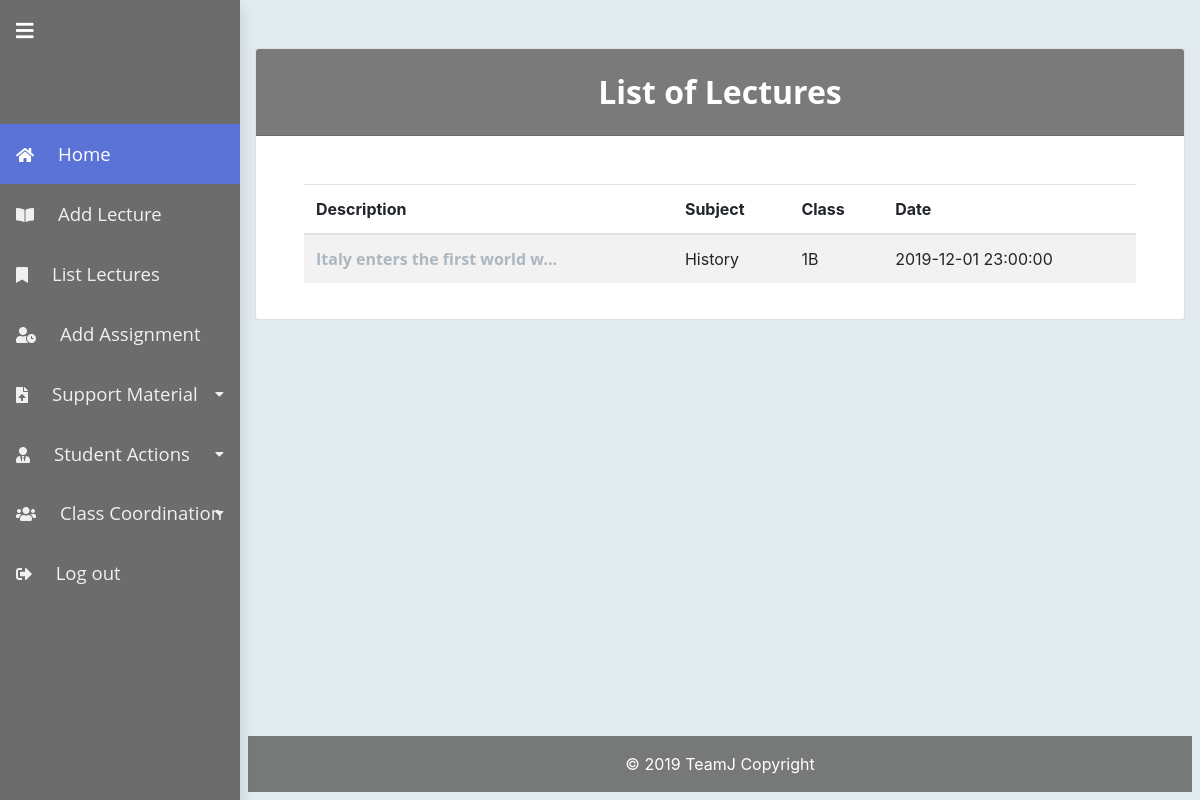
Screenshot of /usergroup/teacher/listLectures.php (signed in) with the database file from the repository.
### tables this page shows
CREATE TABLE `TopicRecord` (
  `ID` int(11) NOT NULL,
  `TeacherID` int(11) NOT NULL,
  `Timestamp` timestamp NOT NULL DEFAULT CURRENT_TIMESTAMP,
  `Description` varchar(512) NOT NULL,
  `TopicID` int(11) NOT NULL,
  `SpecificClassID` int(11) NOT NULL
);

CREATE TABLE `Topic` (
  `ID` int(11) NOT NULL,
  `Name` varchar(100) NOT NULL,
  `Description` text NOT NULL
);

CREATE TABLE `SpecificClass` (
  `ID` int(11) NOT NULL,
  `YearClassID` int(11) NOT NULL,
  `Section` varchar(5) NOT NULL,
  `UploadedPath` varchar(50) NOT NULL,
  `CoordinatorTeacherID` int(11) NOT NULL
);

### classes/teacher.class.php (called while the page is built, shortened)
<?php
class teacher extends user {
	public function get_topics_record() {
		$topicRecords = array();
		$conn = $this->connectMySQL();
		$stmt = $conn->prepare("SELECT TopicRecord.Timestamp as TimeStamps,
                                               TopicRecord.Description as TopicDescription, Topic.Name as TopicName, TopicRecord.ID as RecordID,
                                               SpecificClass.YearClassID as YearClass, SpecificClass.Section
                                        FROM TopicRecord, Topic, SpecificClass
                                        WHERE TopicRecord.TopicID=Topic.ID AND SpecificClass.ID=TopicRecord.SpecificClassID AND TopicRecord.TeacherID=?");
		$teacherID = $_SESSION['teacherID'];
		$stmt->bind_param('i', $teacherID);
		$stmt->execute();
		$res = $stmt->get_result();
		if ($res->num_rows <= 0) {
			return false;
		} else {
			while ($row = $res->fetch_assoc()) {
				array_push($topicRecords, $row);
			}
		}
		return $topicRecords;
	}
}

### usergroup/teacher/listLectures.php (the view, shortened to what this page needs)
<?php
$teacher = new teacher();
if(isset($_GET['operation_result'])){
	switch ($_GET['operation_result']){
		case 1:
			$content.= <<<OUT
<div class="alert alert-success" role="alert">
  Lecture successfully modified. <a href="listLectures.php" class="alert-link">Modify another lecture</a> or <a href="index.php" class="alert-link">back to your homepage.</a>
</div>
OUT;
			break;
		case 0:
			$content.= <<<OUT
<div class="alert alert-danger" role="alert">
 Error in modifying lecture. <a href="listLectures.php" class="alert-link">Retry </a> or <a href="../teacher/index.php" class="alert-link">back to your homepage.</a>
</div>
OUT;
			break;
		default:
			$content.=<<<OUT
<div class="alert alert-dark" role="alert">
  Operation not allowed.
</div>
OUT;
	}
}else {
	$content = '<div class="card">
                <h2 class="card-header info-color white-text text-center py-4" style="background-color:rgba(108,108,108,0.9);color:white">
                    List of Lectures
                </h2>
                <div class="card-body  px-lg-5 pt-0 mt-md-5">
                <form>
  <table class="table table-striped">
    <thead>
      <tr>
        <th scope="col">Description</th>
        <th scope="col">Subject</th>
        <th scope="col">Class</th>
        <th scope="col">Date</th>
      </tr>
    </thead>
    <tbody>';
	$topicRecords = $teacher->get_topics_record();
	foreach ($topicRecords as $i => $row) {
		$title = substr($row['TopicDescription'], 0, 30) . "...";
		$content .= '<tr>
        <th scope="row"><a class="alert-link" href="listLectures.php?action=edit&lectureID='.$row['RecordID'].'">' . $title . '</a></th>
        <td>' . $row['TopicName'] . '</td>
        <td>' . $row['YearClass'].$row['Section'] .'</td>
        <td>' . $row['TimeStamps'] . '</td>
      </tr>';
	}
	$content .= '
    </tbody>
  </table>
  </form>
  </div>';
}
?>

### css/timeline.css (style rules this page uses)
*, *:after, *:before { -webkit-box-sizing: border-box; -moz-box-sizing: border-box; box-sizing: border-box; }
a { color: #acb7c0; text-decoration: none; font-family: "Open Sans", sans-serif; }
h1, h2 { font-family: "Open Sans", sans-serif; font-weight: bold; }

### css/calendar_style.css (style rules this page uses)
*, *:before, *:after { -moz-box-sizing: border-box; -webkit-box-sizing: border-box; box-sizing: border-box; }

### css/style.css (style rules this page uses)
html { height: 100%; }
body { background-color: rgb(225, 235, 240); display: flex; flex-direction: column; height: 100%; }

### css/sidebar.css (style rules this page uses)
body { position: relative; }
@media (min-width: 992px) { body { padding-left: 15rem; } }

### rows the page displays
topicrecord: Description "Italy enters the first world w...", TopicID.Name "History", SpecificClassID.YearClassID "1", SpecificClassID.Section "B", Timestamp "2019-12-01 23:00:00"
